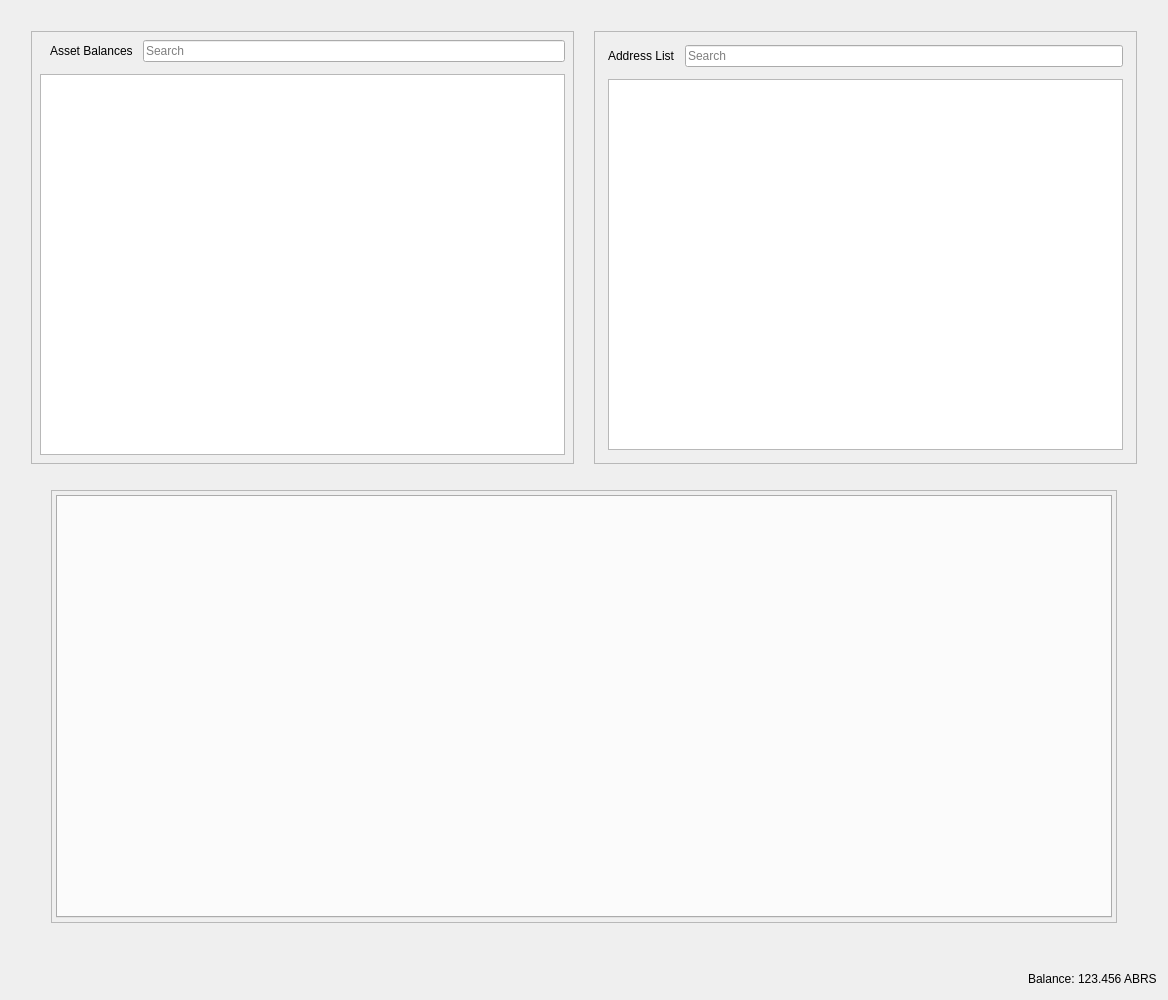
<?xml version="1.0" encoding="UTF-8"?>
<ui version="4.0">
 <class>RestrictedAssetsDialog</class>
 <widget class="QDialog" name="RestrictedAssetsDialog">
  <property name="geometry">
   <rect>
    <x>0</x>
    <y>0</y>
    <width>1168</width>
    <height>1000</height>
   </rect>
  </property>
  <property name="windowTitle">
   <string>Send Coins</string>
  </property>
  <layout class="QVBoxLayout" name="verticalLayout">
   <item>
    <layout class="QHBoxLayout" name="horizontalLayout">
     <property name="spacing">
      <number>20</number>
     </property>
     <property name="leftMargin">
      <number>20</number>
     </property>
     <property name="topMargin">
      <number>20</number>
     </property>
     <property name="rightMargin">
      <number>20</number>
     </property>
     <property name="bottomMargin">
      <number>20</number>
     </property>
     <item>
      <widget class="QFrame" name="frameAssetBalance">
       <property name="frameShape">
        <enum>QFrame::StyledPanel</enum>
       </property>
       <property name="frameShadow">
        <enum>QFrame::Raised</enum>
       </property>
       <layout class="QVBoxLayout" name="verticalLayout_7">
        <property name="spacing">
         <number>12</number>
        </property>
        <property name="leftMargin">
         <number>4</number>
        </property>
        <property name="topMargin">
         <number>4</number>
        </property>
        <property name="rightMargin">
         <number>4</number>
        </property>
        <property name="bottomMargin">
         <number>4</number>
        </property>
        <item>
         <layout class="QVBoxLayout" name="verticalLayout_4">
          <property name="spacing">
           <number>12</number>
          </property>
          <property name="leftMargin">
           <number>4</number>
          </property>
          <property name="topMargin">
           <number>4</number>
          </property>
          <property name="rightMargin">
           <number>4</number>
          </property>
          <property name="bottomMargin">
           <number>4</number>
          </property>
          <item>
           <layout class="QHBoxLayout" name="horizontalLayout_8">
            <property name="spacing">
             <number>10</number>
            </property>
            <property name="leftMargin">
             <number>10</number>
            </property>
            <item>
             <widget class="QLabel" name="labelAssetBalance">
              <property name="text">
               <string>Asset Balances</string>
              </property>
             </widget>
            </item>
            <item>
             <widget class="QLineEdit" name="lineEditAssetSearch">
              <property name="placeholderText">
               <string>Search</string>
              </property>
             </widget>
            </item>
           </layout>
          </item>
          <item>
           <widget class="QTableView" name="listAssets"/>
          </item>
         </layout>
        </item>
       </layout>
      </widget>
     </item>
     <item>
      <widget class="QFrame" name="frameAddressList">
       <property name="frameShape">
        <enum>QFrame::StyledPanel</enum>
       </property>
       <property name="frameShadow">
        <enum>QFrame::Raised</enum>
       </property>
       <layout class="QVBoxLayout" name="verticalLayout_10">
        <property name="spacing">
         <number>12</number>
        </property>
        <item>
         <layout class="QVBoxLayout" name="verticalLayout_9">
          <property name="spacing">
           <number>12</number>
          </property>
          <property name="leftMargin">
           <number>4</number>
          </property>
          <property name="topMargin">
           <number>4</number>
          </property>
          <property name="rightMargin">
           <number>4</number>
          </property>
          <property name="bottomMargin">
           <number>4</number>
          </property>
          <item>
           <layout class="QHBoxLayout" name="horizontalLayout_9">
            <property name="spacing">
             <number>10</number>
            </property>
            <property name="leftMargin">
             <number>0</number>
            </property>
            <property name="topMargin">
             <number>0</number>
            </property>
            <property name="rightMargin">
             <number>0</number>
            </property>
            <property name="bottomMargin">
             <number>0</number>
            </property>
            <item>
             <widget class="QLabel" name="labelAddressList">
              <property name="text">
               <string>Address List</string>
              </property>
             </widget>
            </item>
            <item>
             <widget class="QLineEdit" name="lineEditAddressSearch">
              <property name="placeholderText">
               <string>Search</string>
              </property>
             </widget>
            </item>
           </layout>
          </item>
          <item>
           <widget class="QTableView" name="myAddressList"/>
          </item>
         </layout>
        </item>
       </layout>
      </widget>
     </item>
    </layout>
   </item>
   <item>
    <layout class="QHBoxLayout" name="horizontalLayout_4">
     <property name="spacing">
      <number>34</number>
     </property>
     <property name="leftMargin">
      <number>40</number>
     </property>
     <property name="topMargin">
      <number>0</number>
     </property>
     <property name="rightMargin">
      <number>40</number>
     </property>
     <property name="bottomMargin">
      <number>40</number>
     </property>
     <item>
      <widget class="QFrame" name="tabFrame">
       <property name="frameShape">
        <enum>QFrame::StyledPanel</enum>
       </property>
       <property name="frameShadow">
        <enum>QFrame::Raised</enum>
       </property>
       <layout class="QVBoxLayout" name="verticalLayout_8">
        <property name="spacing">
         <number>12</number>
        </property>
        <property name="leftMargin">
         <number>4</number>
        </property>
        <property name="topMargin">
         <number>4</number>
        </property>
        <property name="rightMargin">
         <number>4</number>
        </property>
        <property name="bottomMargin">
         <number>4</number>
        </property>
        <item>
         <widget class="QTabWidget" name="tabWidget">
          <property name="tabPosition">
           <enum>QTabWidget::North</enum>
          </property>
          <property name="tabShape">
           <enum>QTabWidget::Rounded</enum>
          </property>
          <property name="currentIndex">
           <number>-1</number>
          </property>
          <property name="elideMode">
           <enum>Qt::ElideNone</enum>
          </property>
         </widget>
        </item>
       </layout>
      </widget>
     </item>
    </layout>
   </item>
   <item>
    <layout class="QHBoxLayout" name="horizontalLayout_2">
     <property name="spacing">
      <number>3</number>
     </property>
     <item>
      <spacer name="horizontalSpacer">
       <property name="orientation">
        <enum>Qt::Horizontal</enum>
       </property>
       <property name="sizeHint" stdset="0">
        <size>
         <width>40</width>
         <height>20</height>
        </size>
       </property>
      </spacer>
     </item>
     <item alignment="Qt::AlignRight">
      <widget class="QLabel" name="label">
       <property name="sizePolicy">
        <sizepolicy hsizetype="Preferred" vsizetype="Fixed">
         <horstretch>0</horstretch>
         <verstretch>0</verstretch>
        </sizepolicy>
       </property>
       <property name="text">
        <string>Balance:</string>
       </property>
      </widget>
     </item>
     <item alignment="Qt::AlignRight">
      <widget class="QLabel" name="labelBalance">
       <property name="sizePolicy">
        <sizepolicy hsizetype="Preferred" vsizetype="Fixed">
         <horstretch>0</horstretch>
         <verstretch>0</verstretch>
        </sizepolicy>
       </property>
       <property name="cursor">
        <cursorShape>IBeamCursor</cursorShape>
       </property>
       <property name="text">
        <string notr="true">123.456 ABRS</string>
       </property>
       <property name="textInteractionFlags">
        <set>Qt::LinksAccessibleByMouse|Qt::TextSelectableByKeyboard|Qt::TextSelectableByMouse</set>
       </property>
      </widget>
     </item>
    </layout>
   </item>
  </layout>
 </widget>
 <resources>
  <include location="../raven.qrc"/>
 </resources>
 <connections/>
</ui>
